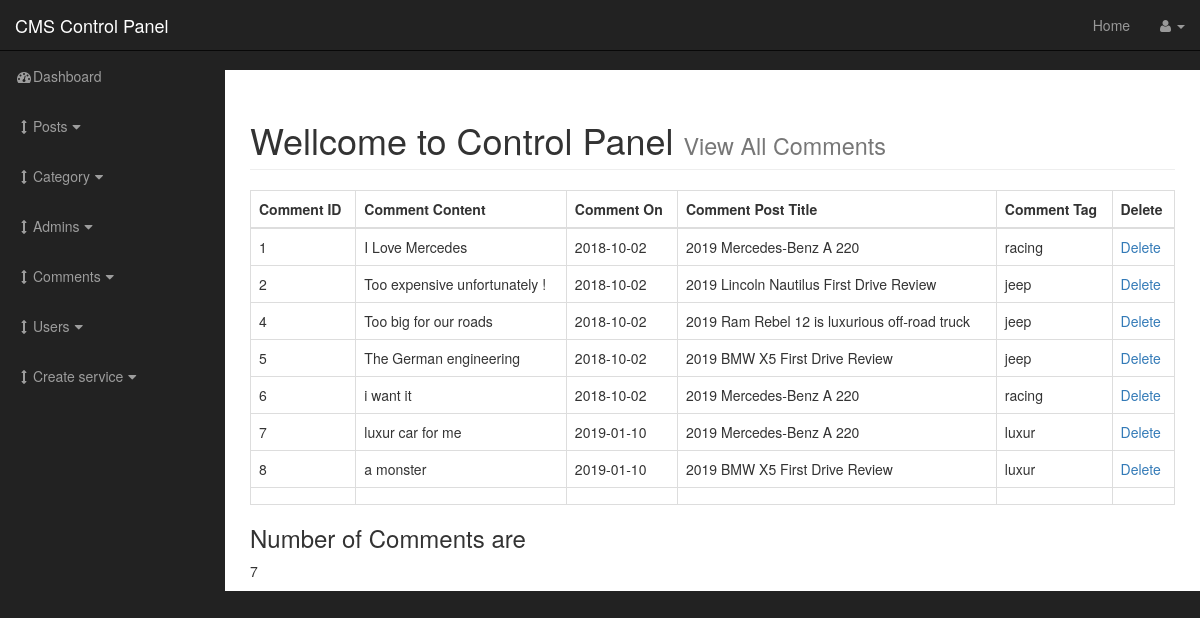
Page /admin/view_all_comments.php on the committed database.
### tables this page shows
CREATE TABLE `comments` (
  `comment_id` int(100) NOT NULL,
  `comment_post_id` int(100) NOT NULL,
  `comment_author` varchar(244) NOT NULL,
  `comment_email` varchar(244) NOT NULL,
  `comment_content` text NOT NULL,
  `comment_status` varchar(244) NOT NULL,
  `comment_date` date NOT NULL,
  `comment_post_title` varchar(244) NOT NULL,
  `comment_tag` varchar(100) NOT NULL
);

### admin/include/db.php (called while the page is built, shortened)
<?php
	class Db {
		private $myConnection;
			public function __construct($host,$user,$password,$theDb){
				$this->myConnection = mysqli_connect($host,$user,$password,$theDb);
			}
			public function executeTheQuery($sql){
				$executeQuery = mysqli_query($this->myConnection,$sql);
				return $executeQuery;
			}
	}
?>

### admin/include/fumctionsAdmin.php (called while the page is built, shortened)
<?php
	include_once "db.php";
	$theConnection = new Db("localhost","root","","cms_carlovers");
?>

### admin/view_all_comments.php (the view, shortened to what this page needs)
<?php
	include "include/header.php";
	include "include/fumctionsAdmin.php";
?>
<div id="wrapper" style="margin-top:70px;">
   <?php
   	 include "include/navigation.php";
   ?>
	<div id="page-wrapper">
    	<div class="container-fluid">
             <div class="row">
             	<div class="col-lg-12">
                	<h1 class="page-header">Wellcome to Control Panel
                    	<small>View All Comments</small>
                    </h1>
    <table class="table table-bordered table-hover">
    	 <thead>
         	<tr>
            	<th>Comment ID</th>
                <th>Comment Content</th>
                <th>Comment On</th>
                <th>Comment Post Title</th>
                <th>Comment Tag</th>
                <th>Delete</th>
            </tr>
         </thead>
         <tbody>
<?php
	$sqlCountAllComments = "SELECT * FROM comments";
	$executeCount =$theConnection->executeTheQuery($sqlCountAllComments);
	$countComments = mysqli_num_rows($executeCount);
	$sqlViewAllComments ="SELECT * FROM comments";
	$executeSqlComments = $theConnection->executeTheQuery($sqlViewAllComments);
		while($row = mysqli_fetch_assoc($executeSqlComments)){
			$comment_id = $row['comment_id'];
			$comment_content = $row['comment_content'];
			$comment_date = $row['comment_date'];
			$comment_post_title = $row['comment_post_title'];
			$comment_tag = $row['comment_tag'];
			echo "<tr>";
				echo "<td>$comment_id</td>";
				echo "<td>$comment_content</td>";
				echo "<td>$comment_date</td>";
				echo "<td>$comment_post_title</td>";
				echo "<td>$comment_tag</td>";
				echo "<td><a href='view_all_comments.php?delete=$comment_id'>Delete</a></td>";
			echo "</tr>";
		}
?>
         	<tr>
            	<td></td>
                <td></td>
                <td></td>
                <td></td>
                <td></td>
                <td></td>
            </tr>
         </tbody>
    </table>
<?php
	echo "<h3 class='info'>Number of Comments are</h3>$countComments";
?>
         		</div>
             </div>
        </div>
    </div>
</div>
<?php
	include "include/footer.php";
?>

### admin/include/header.php (shortened to what this page needs)
<?php
	include_once "db.php";
?>
<!doctype html>
<html lang="en">
<head>
<link href="css/bootstrap.min.css" rel="stylesheet" type="text/css">
<link href="css/sb-admin.css" rel="stylesheet" type="text/css">
<link href="font-awesome/css/font-awesome.min.css" rel="stylesheet" type="text/css">
</head>
<body>

### admin/include/navigation.php (shortened to what this page needs)
<nav class="navbar navbar-inverse navbar-fixed-top" role="navigation">
	<div class="navbar-header">
        	<a class="navbar-brand" href="index.php">CMS Control Panel</a>
    </div>
           <ul class="nav navbar-right top-nav">
              <li><a href="../index.php">Home</a></li>
                <li class="dropdown">
                    <a href="#" class="dropdown-toggle" data-toggle="dropdown"><i class="fa fa-user"></i>
						?><b class="caret"></b></a>
                </li>
            </ul>
      <div class="collapse navbar-collapse navbar-ex1-collapse">
      	<ul class="nav navbar-nav side-nav">
        	<li>
            	<a href="index.php"><i class="fa fa-fw fa-dashboard"></i>Dashboard</a>
            </li>
            <li>
            	<a href="javascript:;" data-toggle="collapse" data-target="#posts"><i class="fa fa-fw fa-arrows-v"></i>Posts<i class="fa fa-fw fa-caret-down"></i></a>
            </li>
             <li>
            	<a href="javascript:;" data-toggle="collapse" data-target="#categories"><i class="fa fa-fw fa-arrows-v"></i>Category<i class="fa fa-fw fa-caret-down"></i></a>
            </li>
            <li>
            	<a href="javascript:;" data-toggle="collapse" data-target="#admin"><i class="fa fa-fw fa-arrows-v"></i>Admins<i class="fa fa-fw fa-caret-down"></i></a>
            </li>
            <li>
            	<a href="javascript:;" data-toggle="collapse" data-target="#comments"><i class="fa fa-fw fa-arrows-v"></i>Comments<i class="fa fa-fw fa-caret-down"></i></a>
            </li>
            <li>
            	<a href="javascript:;" data-toggle="collapse" data-target="#users"><i class="fa fa-fw fa-arrows-v"></i>Users<i class="fa fa-fw fa-caret-down"></i></a>
            </li>
            <li>
            	<a href="javascript:;" data-toggle="collapse" data-target="#services"><i class="fa fa-fw fa-arrows-v"></i>Create service<i class="fa fa-fw fa-caret-down"></i></a>
            </li>
        </ul>
      </div>
</nav>

### admin/include/footer.php (shortened to what this page needs)
  </body>
</html>

### admin/css/sb-admin.css (style rules this page uses)
body { margin-top: 100px; background-color: #222; }
@media (min-width:768px) { body { margin-top: 50px; } }
#wrapper { padding-left: 0; }
#page-wrapper { width: 100%; padding: 0; background-color: #fff; }
@media (min-width:768px) { #wrapper { padding-left: 225px; } }
@media (min-width:768px) { #page-wrapper { padding: 10px; } }
.top-nav { padding: 0 15px; }
.top-nav>li { display: inline-block; float: left; }
.top-nav>li>a { padding-top: 15px; padding-bottom: 15px; line-height: 20px; color: #999; }
@media (min-width:768px) { .side-nav { position: fixed; top: 51px; left: 225px; width: 225px; margin-left: -225px; border: none; border-radius: 0; overflow-y: auto; background-color: #222; } }
@media (min-width:768px) { .side-nav>li>a { width: 225px; } }

### rows in the picture
comments: comment_id "1", comment_content "I Love Mercedes", comment_date "2018-10-02", comment_post_title "2019 Mercedes-Benz A 220", comment_tag "racing"
comments: comment_id "2", comment_content "Too expensive unfortunately !", comment_date "2018-10-02", comment_post_title "2019 Lincoln Nautilus First Drive Review", comment_tag "jeep"
comments: comment_id "4", comment_content "Too big for our roads", comment_date "2018-10-02", comment_post_title "2019 Ram Rebel 12 is luxurious off-road truck", comment_tag "jeep"
comments: comment_id "5", comment_content "The German engineering", comment_date "2018-10-02", comment_post_title "2019 BMW X5 First Drive Review", comment_tag "jeep"
comments: comment_id "6", comment_content "i want it", comment_date "2018-10-02", comment_post_title "2019 Mercedes-Benz A 220", comment_tag "racing"
comments: comment_id "7", comment_content "luxur car for me", comment_date "2019-01-10", comment_post_title "2019 Mercedes-Benz A 220", comment_tag "luxur"
comments: comment_id "8", comment_content "a monster", comment_date "2019-01-10", comment_post_title "2019 BMW X5 First Drive Review", comment_tag "luxur"

### other values in the picture
$countComments "7"
